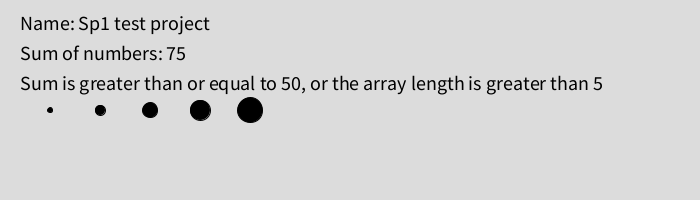
Frame 1 (no input)
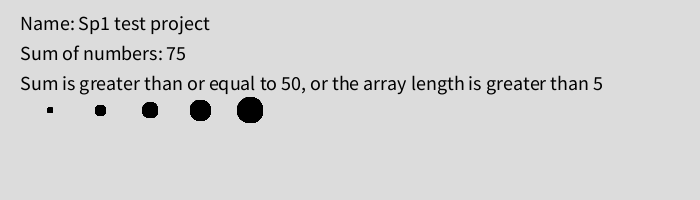
Frame 60 (the mouse pressed at the canvas centre just before this capture)
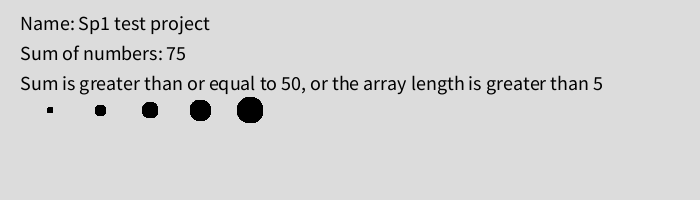
Frame 120 (the mouse held since frame 60 and released just before this capture)

The Processing sketch that drew these frames (run headless with seeded random() and noise(); from frame 60 on, the mouse is pressed at the canvas centre):

// Processing sketch: Sp1_Assignment_Circles_Sums
// ── Sp1_Assignment_Circles_Sums.pde
// Numbers can be added to the array to increse sum and change the text output.
int[] numbers = {5, 10, 15, 20, 25};
String name = "Sp1 test project";

void setup() {
  size(700, 200);
  background(220);
  textSize(20);
  
  // Calls a custom method to display the name and sum of numbers.
  displayInfo(name, numbers);
}

void draw() {
  // A for-each loop to draw circles based on the numbers array.
  for (int num : numbers) {
    ellipse(num * 10, height / 2+10, num, num);
  }
}

// Custom method to display the name and sum of numbers.
void displayInfo(String name, int[] nums) {
  fill(0);
  text("Name: " + name, 20, 30);
  
  int sum = calculateSum(nums);
  text("Sum of numbers: " + sum, 20, 60);
  
  // Used if-else statements to provide additional information based on the sum,
  // and boolean operators to provide even further additional information 
  // based on the sum.
  if (sum < 50 && sum > 10) {
    text("Sum is between 10 and 50", 20, 90);
  } else if (sum >= 50 || nums.length > 5) {
    text("Sum is greater than or equal to 50, or the array length is greater than 5", 20, 90);
  } else {
    text("Sum is less than or equal to 10", 20, 90);
  }
}

// A custom method to calculate the sum of an integer array and return it.
int calculateSum(int[] nums) {
  int sum = 0;
  for (int num : nums) {
    sum += num;
  }
  return sum;
}
